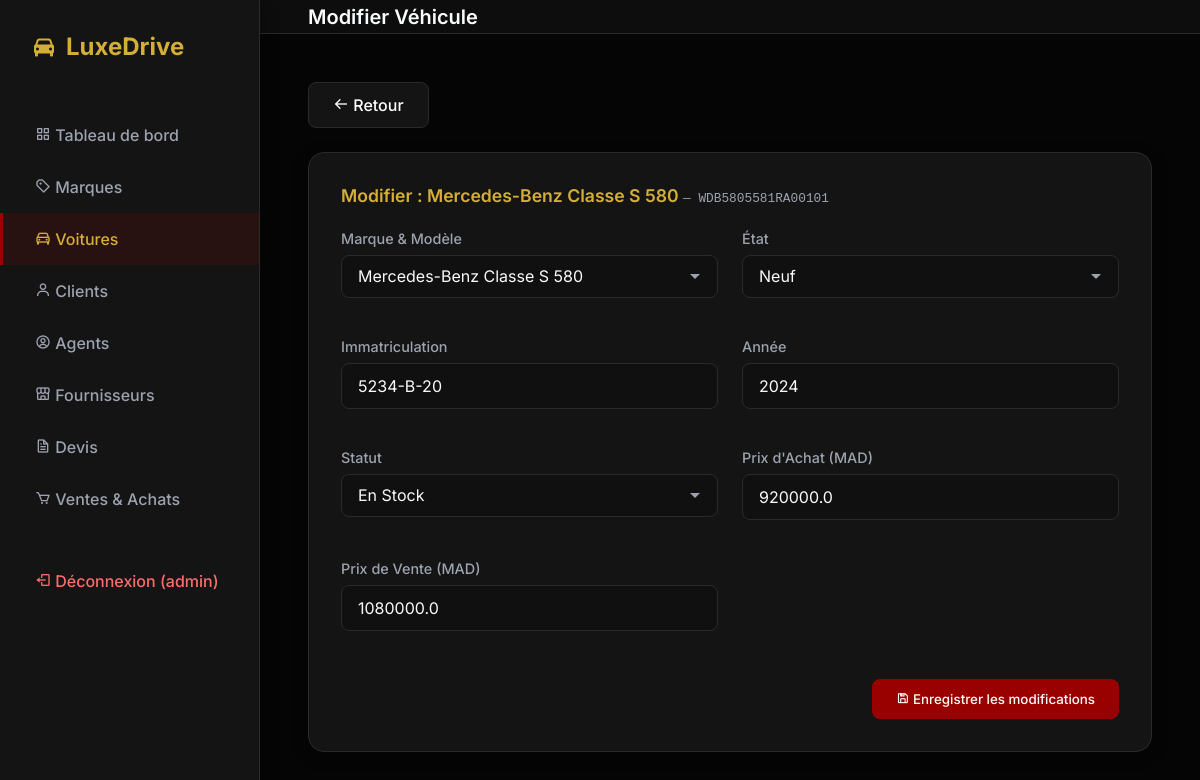
Screenshot of /voitures/edit/WDB5805581RA00101 (signed in) with the database file from the repository.
### tables this page shows
CREATE TABLE user (
    id_user INTEGER PRIMARY KEY AUTOINCREMENT,
    username TEXT UNIQUE NOT NULL,
    password TEXT NOT NULL,
    role TEXT CHECK( role IN ('admin', 'user') ) NOT NULL,
    id_client INTEGER,
    FOREIGN KEY (id_client) REFERENCES client(id_client)
);

CREATE TABLE marque (
    id_marque INTEGER PRIMARY KEY AUTOINCREMENT,
    nom_marque TEXT NOT NULL
);

CREATE TABLE modele (
    id_modele INTEGER PRIMARY KEY AUTOINCREMENT,
    nom_modele TEXT,
    id_marque INTEGER,
    FOREIGN KEY (id_marque) REFERENCES marque(id_marque)
);

CREATE TABLE voiture (
    vin TEXT PRIMARY KEY,
    id_modele INTEGER,
    type TEXT CHECK( type IN ('neuf', 'occasion') ),
    immatriculation TEXT,
    annee INTEGER,
    prix_achat REAL,
    prix_vente REAL,
    statut TEXT CHECK( statut IN ('en_stock', 'reservee', 'vendue') ),
    FOREIGN KEY (id_modele) REFERENCES modele(id_modele)
);

### app.py (the view, shortened to what this page needs)
@app.route('/voitures/edit/<vin>', methods=['GET', 'POST'])
@admin_required
def voiture_edit(vin):
    db = get_db()
    cur = db.cursor()
    cur.execute('''SELECT v.*, m.nom_modele, mq.nom_marque FROM voiture v
                   JOIN modele m ON v.id_modele=m.id_modele
                   JOIN marque mq ON m.id_marque=mq.id_marque WHERE v.vin=?''', (vin,))
    voiture = cur.fetchone()
    cur.execute('''SELECT m.id_modele, m.nom_modele, mq.nom_marque FROM modele m
                   JOIN marque mq ON m.id_marque=mq.id_marque ORDER BY mq.nom_marque, m.nom_modele''')
    modeles = cur.fetchall()
    return render_template('voiture_edit.html', voiture=voiture, modeles=modeles)

### app.py (called while the page is built)
def get_db():
    db = getattr(g, '_database', None)
    if db is None:
        db = g._database = sqlite3.connect(DATABASE)
        db.row_factory = sqlite3.Row
    return db

@app.teardown_appcontext
def close_connection(exception):
    db = getattr(g, '_database', None)
    if db is not None:
        db.close()

@app.before_request
def load_logged_in_user():
    user_id = session.get('user_id')
    if user_id is None:
        g.user = None
    else:
        db = get_db()
        cur = db.cursor()
        cur.execute('SELECT * FROM user WHERE id_user = ?', (user_id,))
        g.user = cur.fetchone()

def admin_required(f):
    @wraps(f)
    def decorated_function(*args, **kwargs):
        if 'user_id' not in session or session.get('role') != 'admin':
            return redirect(url_for('voitures'))
        return f(*args, **kwargs)
    return decorated_function

### templates/voiture_edit.html (shortened to what this page needs)
{% extends 'base.html' %}
{% block page_title %}Modifier Véhicule{% endblock %}
{% block content %}
<div class="header-actions" style="margin-bottom:1.5rem;">
    <a href="{{ url_for('voiture_detail', vin=voiture.vin) }}" class="btn" style="background:var(--sidebar-bg);border:1px solid var(--border-color);">
        <i class='bx bx-arrow-back'></i> Retour
    </a>
</div>
<div class="form-container">
    <h2 style="font-size:1.1rem;font-weight:600;margin-bottom:1.5rem;color:var(--accent-gold);">
        Modifier : {{ voiture.nom_marque }} {{ voiture.nom_modele }}
        <span style="font-size:0.8rem;color:var(--text-muted);font-weight:400;font-family:monospace;"> — {{ voiture.vin }}</span>
    </h2>
    <form method="POST" action="{{ url_for('voiture_edit', vin=voiture.vin) }}">
        <div class="form-grid">
            <div class="form-group">
                <label>Marque & Modèle</label>
                <select name="id_modele" required>
                    {% for m in modeles %}
                    <option value="{{ m.id_modele }}" {% if m.id_modele == voiture.id_modele %}selected{% endif %}>
                        {{ m.nom_marque }} {{ m.nom_modele }}
                    </option>
                    {% endfor %}
                </select>
            </div>
            <div class="form-group">
                <label>État</label>
                <select name="type" required>
                    <option value="neuf" {% if voiture.type == 'neuf' %}selected{% endif %}>Neuf</option>
                </select>
            </div>
            <div class="form-group">
                <label>Immatriculation</label>
                <input type="text" name="immatriculation" value="{{ voiture.immatriculation }}" required>
            </div>
            <div class="form-group">
                <label>Année</label>
                <input type="number" name="annee" value="{{ voiture.annee }}" min="1900" max="2099" required>
            </div>
            <div class="form-group">
                <label>Statut</label>
                <select name="statut" required>
                    <option value="en_stock" {% if voiture.statut == 'en_stock' %}selected{% endif %}>En Stock</option>
                </select>
            </div>
            <div class="form-group">
                <label>Prix d'Achat (MAD)</label>
                <input type="number" name="prix_achat" value="{{ voiture.prix_achat }}" step="0.01" required>
            </div>
            <div class="form-group">
                <label>Prix de Vente (MAD)</label>
                <input type="number" name="prix_vente" value="{{ voiture.prix_vente }}" step="0.01" required>
            </div>
        </div>
        <div style="margin-top:2rem;text-align:right;">
            <button type="submit" class="btn"><i class='bx bx-save'></i> Enregistrer les modifications</button>
        </div>
    </form>
</div>
{% endblock %}

### templates/base.html (shortened to what this page needs)
<!DOCTYPE html>
<html lang="fr">
<head>
    <link rel="stylesheet" href="{{ url_for('static', filename='style.css') }}">
    <link href="https://unpkg.com/boxicons@2.1.4/css/boxicons.min.css" rel="stylesheet">
</head>
<body>
    <aside class="sidebar">
        <div class="brand">
            <i class='bx bxs-car'></i>
            <span>LuxeDrive</span>
        </div>
        <ul class="nav-links">
            {% if g.user and g.user.role == 'admin' %}
            <li><a href="{{ url_for('dashboard') }}" class="{% if request.endpoint == 'dashboard' %}active{% endif %}"><i class='bx bx-grid-alt'></i> Tableau de bord</a></li>
            {% endif %}
            <li><a href="{{ url_for('marques') }}" class="{% if request.endpoint in ['marques','marque_detail'] %}active{% endif %}"><i class='bx bx-purchase-tag-alt'></i> Marques</a></li>
            {% if g.user and g.user.role == 'admin' %}
            <li><a href="{{ url_for('voitures') }}" class="{% if request.endpoint in ['voitures','voitures_add','voiture_detail','voiture_edit'] %}active{% endif %}"><i class='bx bx-car'></i> Voitures</a></li>
            {% endif %}
            {% if g.user and g.user.role == 'admin' %}
            <li><a href="{{ url_for('clients') }}" class="{% if request.endpoint in ['clients','client_edit'] %}active{% endif %}"><i class='bx bx-user'></i> Clients</a></li>
            <li><a href="{{ url_for('agents') }}" class="{% if request.endpoint in ['agents','agent_edit'] %}active{% endif %}"><i class='bx bx-user-circle'></i> Agents</a></li>
            <li><a href="{{ url_for('fournisseurs') }}" class="{% if request.endpoint in ['fournisseurs','fournisseur_edit'] %}active{% endif %}"><i class='bx bx-store-alt'></i> Fournisseurs</a></li>
            <li><a href="{{ url_for('devis_select') }}" class="{% if request.endpoint in ['devis_select','devis'] %}active{% endif %}"><i class='bx bx-file'></i> Devis</a></li>
            <li><a href="{{ url_for('transactions') }}" class="{% if request.endpoint == 'transactions' %}active{% endif %}"><i class='bx bx-cart'></i> Ventes & Achats</a></li>
            {% endif %}
            <li style="margin-top:30px;">
                <a href="{{ url_for('logout') }}" style="color:#ff6b6b;">
                    <i class='bx bx-log-out'></i> Déconnexion ({{ g.user.username if g.user else '' }})
                </a>
            </li>
        </ul>
    </aside>
    <div class="main-content">
        <header>
            <h1 class="page-title">{% block page_title %}Dashboard{% endblock %}</h1>
        </header>
        <main>
            {% block content %}{% endblock %}
        </main>
    </div>
</body>
</html>

### static/style.css (style rules this page uses)
:root { --primary-color: #990000; --primary-hover: #7a0000; --accent-gold: #D4AF37; --bg-color: #050505; --sidebar-bg: #141414; --card-bg: #141414; --text-main: #f8fafc; --text-muted: #9ca3af; --border-color: #2a2a2a; --success: #10b981; --warning: #f59e0b; --danger: #ef4444; }
* { box-sizing: border-box; margin: 0; padding: 0; font-family: 'Inter', sans-serif; }
body { background-color: var(--bg-color); color: var(--text-main); display: flex; height: 100vh; overflow: hidden; }
.sidebar { width: 260px; background-color: var(--sidebar-bg); border-right: 1px solid var(--border-color); display: flex; flex-direction: column; padding: 2rem 0; box-shadow: 4px 0 15px rgba(0,0,0,0.2); z-index: 10; }
.brand { padding: 0 2rem; font-size: 1.5rem; font-weight: 700; color: var(--accent-gold); margin-bottom: 3rem; display: flex; align-items: center; gap: 10px; }
.nav-links { list-style: none; display: flex; flex-direction: column; }
.nav-links li { width: 100%; }
.nav-links a { display: block; padding: 1rem 2rem; color: var(--text-muted); text-decoration: none; font-weight: 500; transition: all 0.3s ease; border-left: 3px solid transparent; }
.nav-links a:hover, .nav-links a.active { background-color: rgba(153, 0, 0, 0.15); color: var(--accent-gold); border-left: 3px solid var(--primary-color); }
.main-content { flex: 1; display: flex; flex-direction: column; overflow-y: auto; }
header { height: 80px; display: flex; align-items: center; padding: 0 3rem; background: rgba(18, 18, 18, 0.7); backdrop-filter: blur(10px); border-bottom: 1px solid var(--border-color); position: sticky; top: 0; z-index: 5; }
.page-title { font-size: 1.25rem; font-weight: 600; }
main { padding: 3rem; flex: 1; }
.btn { display: inline-block; padding: 0.75rem 1.5rem; background-color: var(--primary-color); color: white; border: none; border-radius: 8px; font-weight: 500; cursor: pointer; transition: all 0.3s ease; text-decoration: none; }
.header-actions { display: flex; justify-content: space-between; align-items: center; margin-bottom: 2rem; }
.form-container { background-color: var(--card-bg); border-radius: 16px; border: 1px solid var(--border-color); padding: 2rem; box-shadow: 0 4px 20px rgba(0,0,0,0.1); }
.form-grid { display: grid; grid-template-columns: repeat(auto-fit, minmax(300px, 1fr)); gap: 1.5rem; }
.form-group { display: flex; flex-direction: column; margin-bottom: 1rem; }
.form-group label { font-size: 0.9rem; font-weight: 500; color: var(--text-muted); margin-bottom: 0.5rem; }
.form-group input, .form-group select { padding: 0.75rem 1rem; border-radius: 8px; border: 1px solid var(--border-color); background-color: rgba(0,0,0,0.2); color: var(--text-main); font-size: 1rem; transition: all 0.3s ease; }
.form-group select { appearance: none; -webkit-appearance: none; -moz-appearance: none; background-repeat: no-repeat; background-position: right 1rem center; padding-right: 2.5rem; }
.form-group select option { background-color: #1a1a1a; color: var(--text-main); padding: 0.5rem; }
.form-group select option:hover, .form-group select option:checked { background-color: var(--primary-color); color: white; }
.form-group input::placeholder { color: #475569; }

### rows the page displays
user: user "admin"
marque: nom_marque "Mercedes-Benz"
modele: nom_modele "Classe S 580"
voiture: vin "WDB5805581RA00101", id_modele "Mercedes-Benz Classe S 580", type "Neuf", immatriculation "5234-B-20", annee "2024", statut "En Stock", prix_achat "920000.0", prix_vente "1080000.0"
